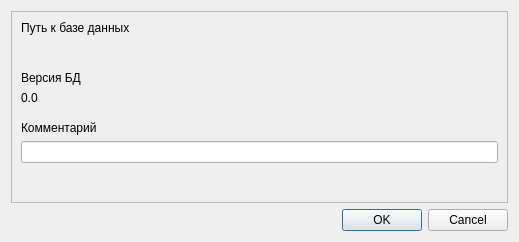
<?xml version="1.0" encoding="UTF-8"?>
<ui version="4.0">
 <class>DataBasePropertyDialog</class>
 <widget class="QDialog" name="DataBasePropertyDialog">
  <property name="geometry">
   <rect>
    <x>0</x>
    <y>0</y>
    <width>519</width>
    <height>242</height>
   </rect>
  </property>
  <property name="windowTitle">
   <string>Свойства базы данных</string>
  </property>
  <layout class="QVBoxLayout" name="verticalLayout">
   <item>
    <widget class="QFrame" name="frClient">
     <property name="frameShape">
      <enum>QFrame::StyledPanel</enum>
     </property>
     <property name="frameShadow">
      <enum>QFrame::Raised</enum>
     </property>
     <layout class="QVBoxLayout" name="verticalLayout_2">
      <item>
       <widget class="QLabel" name="lblPathTitle">
        <property name="text">
         <string>Путь к базе данных</string>
        </property>
       </widget>
      </item>
      <item>
       <widget class="QLabel" name="lblPath">
        <property name="text">
         <string>&lt;c:/...&gt;</string>
        </property>
       </widget>
      </item>
      <item>
       <spacer name="verticalSpacer_2">
        <property name="orientation">
         <enum>Qt::Vertical</enum>
        </property>
        <property name="sizeType">
         <enum>QSizePolicy::Fixed</enum>
        </property>
        <property name="sizeHint" stdset="0">
         <size>
          <width>20</width>
          <height>10</height>
         </size>
        </property>
       </spacer>
      </item>
      <item>
       <widget class="QLabel" name="lblVersionTitle">
        <property name="text">
         <string>Версия БД</string>
        </property>
       </widget>
      </item>
      <item>
       <widget class="QLabel" name="lblVersion">
        <property name="text">
         <string>0.0</string>
        </property>
       </widget>
      </item>
      <item>
       <spacer name="verticalSpacer_3">
        <property name="orientation">
         <enum>Qt::Vertical</enum>
        </property>
        <property name="sizeType">
         <enum>QSizePolicy::Fixed</enum>
        </property>
        <property name="sizeHint" stdset="0">
         <size>
          <width>20</width>
          <height>10</height>
         </size>
        </property>
       </spacer>
      </item>
      <item>
       <widget class="QLabel" name="lblComment">
        <property name="text">
         <string>Комментарий</string>
        </property>
       </widget>
      </item>
      <item>
       <widget class="QLineEdit" name="edComment"/>
      </item>
      <item>
       <spacer name="verticalSpacer">
        <property name="orientation">
         <enum>Qt::Vertical</enum>
        </property>
        <property name="sizeHint" stdset="0">
         <size>
          <width>20</width>
          <height>40</height>
         </size>
        </property>
       </spacer>
      </item>
     </layout>
    </widget>
   </item>
   <item>
    <widget class="QDialogButtonBox" name="buttonBox">
     <property name="orientation">
      <enum>Qt::Horizontal</enum>
     </property>
     <property name="standardButtons">
      <set>QDialogButtonBox::Cancel|QDialogButtonBox::Ok</set>
     </property>
    </widget>
   </item>
  </layout>
 </widget>
 <resources/>
 <connections>
  <connection>
   <sender>buttonBox</sender>
   <signal>accepted()</signal>
   <receiver>DataBasePropertyDialog</receiver>
   <slot>accept()</slot>
   <hints>
    <hint type="sourcelabel">
     <x>248</x>
     <y>254</y>
    </hint>
    <hint type="destinationlabel">
     <x>157</x>
     <y>274</y>
    </hint>
   </hints>
  </connection>
  <connection>
   <sender>buttonBox</sender>
   <signal>rejected()</signal>
   <receiver>DataBasePropertyDialog</receiver>
   <slot>reject()</slot>
   <hints>
    <hint type="sourcelabel">
     <x>316</x>
     <y>260</y>
    </hint>
    <hint type="destinationlabel">
     <x>286</x>
     <y>274</y>
    </hint>
   </hints>
  </connection>
 </connections>
</ui>
